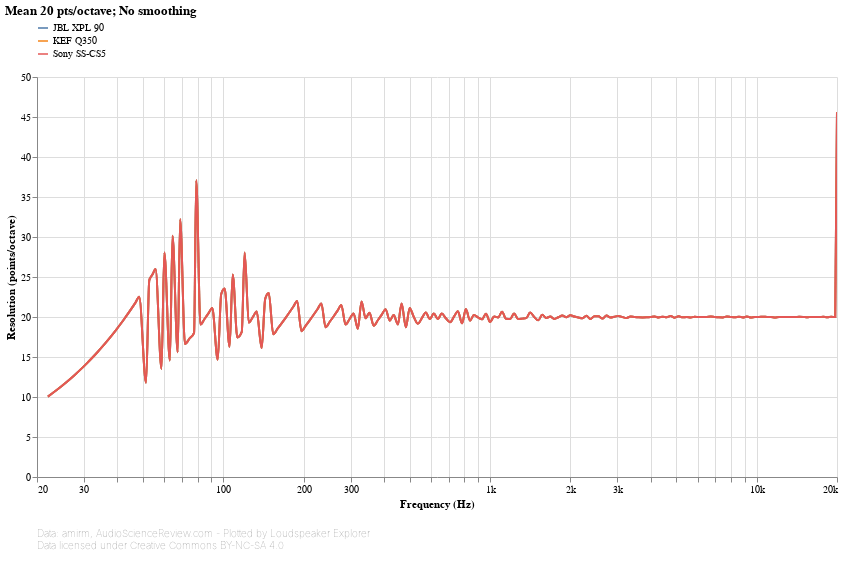

The notebook cell this image was saved under:
### Markdown cell above
## Resolution

This chart shows the resolution of the input data at each frequency. For each point, resolution is calculated by looking at the distance from the previous point. The larger the distance, the lower the resolution.

A straight, horizontal line means that resolution is constant throughout the spectrum, or in other words, points are equally spaced in log-frequency. Some Loudspeaker Explorer features, especially smoothing and detrending, implicitly assume that this is the case, and might produce inaccurate results otherwise.

### Code cell
#@markdown
frequency_response_chart(
    speakers_fr_ready
        .pipe(lsx.pd.index_as_columns)
        .set_index('Speaker')
        .set_index('Frequency [Hz]', append=True, drop=False)
        .groupby('Speaker').apply(lambda frequencies: frequencies / frequencies.shift(1))
        .pipe(np.log2)
        .pow(-1)
        .rename(columns={'Frequency [Hz]': 'Resolution (points/octave)'})
        .pipe(lsx.pd.remap_columns, {
            'Resolution (points/octave)': 'value',
        }),
    lambda chart: lsx.util.pipe(chart
        .encode(
            alt.Y('value', type='quantitative', title='Resolution (points/octave)', axis=alt.Axis(grid=True)),
            speaker_color()),
        speaker_input),
    lambda chart: lsx.alt.interactive_line(chart),
    alter_tooltips=lambda tooltips:
        ([alt.Tooltip('speaker', title='Speaker')]
            if speakers_fr_ready.index.get_level_values('Speaker').nunique() > 1 else []) +
        tooltips +
        [alt.Tooltip('value', type='quantitative', title='Resolution (points/octave)', format='.2f')]
)

### Figure 1 — Vega-Lite specification as saved in the notebook (floating-point values rounded to 4 significant figures; data arrays with more than 128 entries replaced by an {"elided": "..."} marker saying what was removed)
{"config": {"view": {"continuousWidth": 400, "continuousHeight": 300, "opacity": 0}}, "vconcat": [{"layer": [{"mark": {"type": "line", "clip": true, "interpolate": "monotone"}, "encoding": {"opacity": {"condition": {"value": 1, "selection": "selector001"}, "value": 0.2}}, "selection": {"selector001": {"type": "multi", "encodings": ["color"], "bind": "legend"}, "selector003": {"type": "interval", "bind": "scales", "encodings": ["x", "y"]}, "selector004": {"type": "single", "fields": ["speaker"], "bind": {"input": "select", "options": [null, "JBL XPL 90", "KEF Q350", "Sony SS-CS5"], "labels": ["All", "JBL XPL 90", "KEF Q350", "Sony SS-CS5"], "name": "Speaker: "}}}, "title": {"text": "Mean 20 pts/octave; No smoothing", "anchor": "start"}}, {"mark": {"type": "circle", "clip": true, "size": 100}, "encoding": {"fillOpacity": {"condition": {"value": 0.3, "selection": "selector002"}, "value": 0}}, "selection": {"selector002": {"type": "single", "on": "mouseover", "clear": "mouseout", "empty": "none", "encodings": ["x", "y"]}}, "title": {"text": "Mean 20 pts/octave; No smoothing", "anchor": "start"}}], "data": {"name": "data-d9d30b4cb6a8fb3f8701815dd20d42ec"}, "encoding": {"color": {"type": "nominal", "field": "speaker", "legend": {"direction": "vertical", "labelLimit": 600, "orient": "top", "symbolType": "stroke"}, "title": null}, "tooltip": [{"type": "nominal", "field": "speaker", "title": "Speaker"}, {"type": "quantitative", "field": "frequency", "format": ".03s", "title": "Frequency (Hz)"}, {"type": "quantitative", "field": "value", "format": ".2f", "title": "Resolution (points/octave)"}], "x": {"type": "quantitative", "axis": {"format": "s"}, "field": "frequency", "scale": {"base": 10, "domain": [20, 20000], "nice": false, "type": "log"}, "title": "Frequency (Hz)"}, "y": {"type": "quantitative", "axis": {"grid": true}, "field": "value", "title": "Resolution (points/octave)"}}, "height": 400, "transform": [{"flatten": ["frequency", "value"]}, {"filter": {"selection": "selector004"}}], "width": 800}, {"mark": "text", "height": 1, "title": {"text": ["Data: amirm, AudioScienceReview.com - Plotted by Loudspeaker Explorer", "Data licensed under Creative Commons BY-NC-SA 4.0"], "anchor": "start", "color": "gray", "fontSize": 10, "fontWeight": "lighter"}, "width": 600}], "resolve": {"legend": {"color": "independent"}}, "$schema": "https://vega.github.io/schema/vega-lite/v4.8.1.json", "datasets": {"data-d9d30b4cb6a8fb3f8701815dd20d42ec": [{"speaker": "JBL XPL 90", "frequency": {"elided": "194 float values"}, "value": {"elided": "194 float values"}}, {"speaker": "KEF Q350", "frequency": {"elided": "194 float values"}, "value": {"elided": "194 float values"}}, {"speaker": "Sony SS-CS5", "frequency": {"elided": "194 float values"}, "value": {"elided": "194 float values"}}]}}
